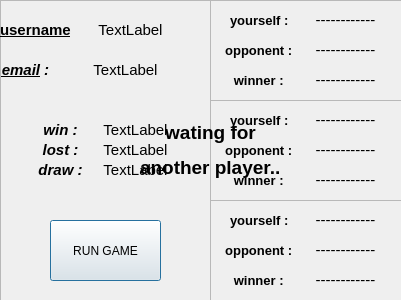
<?xml version="1.0" encoding="UTF-8"?>
<ui version="4.0">
 <class>UserPage</class>
 <widget class="QDialog" name="UserPage">
  <property name="enabled">
   <bool>true</bool>
  </property>
  <property name="geometry">
   <rect>
    <x>0</x>
    <y>0</y>
    <width>401</width>
    <height>300</height>
   </rect>
  </property>
  <property name="windowTitle">
   <string>Dialog</string>
  </property>
  <widget class="QWidget" name="widget_2" native="true">
   <property name="enabled">
    <bool>true</bool>
   </property>
   <property name="geometry">
    <rect>
     <x>0</x>
     <y>0</y>
     <width>401</width>
     <height>301</height>
    </rect>
   </property>
   <widget class="QTextEdit" name="background1">
    <property name="enabled">
     <bool>false</bool>
    </property>
    <property name="geometry">
     <rect>
      <x>210</x>
      <y>0</y>
      <width>201</width>
      <height>101</height>
     </rect>
    </property>
   </widget>
   <widget class="QLabel" name="label_5">
    <property name="geometry">
     <rect>
      <x>230</x>
      <y>10</y>
      <width>61</width>
      <height>21</height>
     </rect>
    </property>
    <property name="text">
     <string>&lt;html&gt;&lt;head/&gt;&lt;body&gt;&lt;p align=&quot;center&quot;&gt;&lt;span style=&quot; font-size:10pt; font-weight:700;&quot;&gt;yourself : &lt;/span&gt;&lt;/p&gt;&lt;/body&gt;&lt;/html&gt;</string>
    </property>
   </widget>
   <widget class="QTextEdit" name="background4">
    <property name="enabled">
     <bool>false</bool>
    </property>
    <property name="geometry">
     <rect>
      <x>0</x>
      <y>0</y>
      <width>211</width>
      <height>301</height>
     </rect>
    </property>
    <property name="html">
     <string>&lt;!DOCTYPE HTML PUBLIC &quot;-//W3C//DTD HTML 4.0//EN&quot; &quot;http://www.w3.org/TR/REC-html40/strict.dtd&quot;&gt;
&lt;html&gt;&lt;head&gt;&lt;meta name=&quot;qrichtext&quot; content=&quot;1&quot; /&gt;&lt;meta charset=&quot;utf-8&quot; /&gt;&lt;style type=&quot;text/css&quot;&gt;
p, li { white-space: pre-wrap; }
hr { height: 1px; border-width: 0; }
li.unchecked::marker { content: &quot;\2610&quot;; }
li.checked::marker { content: &quot;\2612&quot;; }
&lt;/style&gt;&lt;/head&gt;&lt;body style=&quot; font-family:'Segoe UI'; font-size:9pt; font-weight:400; font-style:normal;&quot;&gt;
&lt;p align=&quot;center&quot; style=&quot;-qt-paragraph-type:empty; margin-top:0px; margin-bottom:0px; margin-left:0px; margin-right:0px; -qt-block-indent:0; text-indent:0px;&quot;&gt;&lt;br /&gt;&lt;/p&gt;&lt;/body&gt;&lt;/html&gt;</string>
    </property>
   </widget>
   <widget class="QPushButton" name="runGameButton">
    <property name="geometry">
     <rect>
      <x>50</x>
      <y>220</y>
      <width>111</width>
      <height>61</height>
     </rect>
    </property>
    <property name="text">
     <string>RUN GAME</string>
    </property>
   </widget>
   <widget class="QLabel" name="emailLabel">
    <property name="geometry">
     <rect>
      <x>0</x>
      <y>60</y>
      <width>51</width>
      <height>21</height>
     </rect>
    </property>
    <property name="text">
     <string>&lt;html&gt;&lt;head/&gt;&lt;body&gt;&lt;p align=&quot;center&quot;&gt;&lt;span style=&quot; font-size:11pt; font-weight:700; font-style:italic; text-decoration: underline;&quot;&gt;email&lt;/span&gt;&lt;span style=&quot; font-size:11pt; font-weight:700; font-style:italic;&quot;&gt; :&lt;/span&gt;&lt;/p&gt;&lt;/body&gt;&lt;/html&gt;</string>
    </property>
   </widget>
   <widget class="QLabel" name="drawLabel">
    <property name="geometry">
     <rect>
      <x>30</x>
      <y>160</y>
      <width>61</width>
      <height>21</height>
     </rect>
    </property>
    <property name="text">
     <string>&lt;html&gt;&lt;head/&gt;&lt;body&gt;&lt;p align=&quot;center&quot;&gt;&lt;span style=&quot; font-size:11pt; font-weight:700; font-style:italic;&quot;&gt;draw :&lt;/span&gt;&lt;/p&gt;&lt;/body&gt;&lt;/html&gt;</string>
    </property>
   </widget>
   <widget class="QTextEdit" name="background3">
    <property name="enabled">
     <bool>false</bool>
    </property>
    <property name="geometry">
     <rect>
      <x>210</x>
      <y>200</y>
      <width>201</width>
      <height>101</height>
     </rect>
    </property>
   </widget>
   <widget class="QLabel" name="lost">
    <property name="geometry">
     <rect>
      <x>100</x>
      <y>140</y>
      <width>71</width>
      <height>21</height>
     </rect>
    </property>
    <property name="text">
     <string>&lt;html&gt;&lt;head/&gt;&lt;body&gt;&lt;p align=&quot;center&quot;&gt;&lt;span style=&quot; font-size:11pt;&quot;&gt;TextLabel&lt;/span&gt;&lt;/p&gt;&lt;/body&gt;&lt;/html&gt;</string>
    </property>
   </widget>
   <widget class="QLabel" name="label_4">
    <property name="geometry">
     <rect>
      <x>230</x>
      <y>70</y>
      <width>61</width>
      <height>21</height>
     </rect>
    </property>
    <property name="text">
     <string>&lt;html&gt;&lt;head/&gt;&lt;body&gt;&lt;p align=&quot;center&quot;&gt;&lt;span style=&quot; font-size:10pt; font-weight:700;&quot;&gt;winner : &lt;/span&gt;&lt;/p&gt;&lt;/body&gt;&lt;/html&gt;</string>
    </property>
   </widget>
   <widget class="QLabel" name="lostLabel">
    <property name="geometry">
     <rect>
      <x>30</x>
      <y>140</y>
      <width>61</width>
      <height>21</height>
     </rect>
    </property>
    <property name="text">
     <string>&lt;html&gt;&lt;head/&gt;&lt;body&gt;&lt;p align=&quot;center&quot;&gt;&lt;span style=&quot; font-size:11pt; font-weight:700; font-style:italic;&quot;&gt;lost :&lt;/span&gt;&lt;/p&gt;&lt;/body&gt;&lt;/html&gt;</string>
    </property>
   </widget>
   <widget class="QLabel" name="player1_1">
    <property name="geometry">
     <rect>
      <x>290</x>
      <y>10</y>
      <width>111</width>
      <height>21</height>
     </rect>
    </property>
    <property name="text">
     <string>&lt;html&gt;&lt;head/&gt;&lt;body&gt;&lt;p align=&quot;center&quot;&gt;&lt;span style=&quot; font-size:11pt;&quot;&gt;------------&lt;/span&gt;&lt;/p&gt;&lt;/body&gt;&lt;/html&gt;</string>
    </property>
   </widget>
   <widget class="QLabel" name="winner3">
    <property name="geometry">
     <rect>
      <x>290</x>
      <y>270</y>
      <width>111</width>
      <height>21</height>
     </rect>
    </property>
    <property name="text">
     <string>&lt;html&gt;&lt;head/&gt;&lt;body&gt;&lt;p align=&quot;center&quot;&gt;&lt;span style=&quot; font-size:11pt;&quot;&gt;------------&lt;/span&gt;&lt;/p&gt;&lt;/body&gt;&lt;/html&gt;</string>
    </property>
   </widget>
   <widget class="QLabel" name="winLabel">
    <property name="geometry">
     <rect>
      <x>30</x>
      <y>120</y>
      <width>61</width>
      <height>21</height>
     </rect>
    </property>
    <property name="text">
     <string>&lt;html&gt;&lt;head/&gt;&lt;body&gt;&lt;p align=&quot;center&quot;&gt;&lt;span style=&quot; font-size:11pt; font-weight:700; font-style:italic;&quot;&gt;win&lt;/span&gt;&lt;span style=&quot; font-size:11pt; font-weight:700; font-style:italic;&quot;&gt; :&lt;/span&gt;&lt;/p&gt;&lt;/body&gt;&lt;/html&gt;</string>
    </property>
   </widget>
   <widget class="QLabel" name="label_6">
    <property name="geometry">
     <rect>
      <x>220</x>
      <y>40</y>
      <width>81</width>
      <height>21</height>
     </rect>
    </property>
    <property name="text">
     <string>&lt;html&gt;&lt;head/&gt;&lt;body&gt;&lt;p align=&quot;center&quot;&gt;&lt;span style=&quot; font-size:10pt; font-weight:700;&quot;&gt;opponent : &lt;/span&gt;&lt;/p&gt;&lt;/body&gt;&lt;/html&gt;</string>
    </property>
   </widget>
   <widget class="QLabel" name="email">
    <property name="geometry">
     <rect>
      <x>50</x>
      <y>60</y>
      <width>151</width>
      <height>21</height>
     </rect>
    </property>
    <property name="text">
     <string>&lt;html&gt;&lt;head/&gt;&lt;body&gt;&lt;p align=&quot;center&quot;&gt;&lt;span style=&quot; font-size:11pt;&quot;&gt;TextLabel&lt;/span&gt;&lt;/p&gt;&lt;/body&gt;&lt;/html&gt;</string>
    </property>
   </widget>
   <widget class="QLabel" name="label_10">
    <property name="geometry">
     <rect>
      <x>230</x>
      <y>270</y>
      <width>61</width>
      <height>21</height>
     </rect>
    </property>
    <property name="text">
     <string>&lt;html&gt;&lt;head/&gt;&lt;body&gt;&lt;p align=&quot;center&quot;&gt;&lt;span style=&quot; font-size:10pt; font-weight:700;&quot;&gt;winner : &lt;/span&gt;&lt;/p&gt;&lt;/body&gt;&lt;/html&gt;</string>
    </property>
   </widget>
   <widget class="QLabel" name="label_2">
    <property name="geometry">
     <rect>
      <x>0</x>
      <y>20</y>
      <width>71</width>
      <height>21</height>
     </rect>
    </property>
    <property name="text">
     <string>&lt;html&gt;&lt;head/&gt;&lt;body&gt;&lt;p align=&quot;center&quot;&gt;&lt;span style=&quot; font-size:11pt; font-weight:700; text-decoration: underline;&quot;&gt;username&lt;/span&gt;&lt;span style=&quot; font-size:11pt; font-weight:700;&quot;&gt; :&lt;/span&gt;&lt;/p&gt;&lt;/body&gt;&lt;/html&gt;</string>
    </property>
   </widget>
   <widget class="QLabel" name="draw">
    <property name="geometry">
     <rect>
      <x>100</x>
      <y>160</y>
      <width>71</width>
      <height>21</height>
     </rect>
    </property>
    <property name="text">
     <string>&lt;html&gt;&lt;head/&gt;&lt;body&gt;&lt;p align=&quot;center&quot;&gt;&lt;span style=&quot; font-size:11pt;&quot;&gt;TextLabel&lt;/span&gt;&lt;/p&gt;&lt;/body&gt;&lt;/html&gt;</string>
    </property>
   </widget>
   <widget class="QLabel" name="player1_2">
    <property name="geometry">
     <rect>
      <x>290</x>
      <y>40</y>
      <width>111</width>
      <height>21</height>
     </rect>
    </property>
    <property name="text">
     <string>&lt;html&gt;&lt;head/&gt;&lt;body&gt;&lt;p align=&quot;center&quot;&gt;&lt;span style=&quot; font-size:11pt;&quot;&gt;------------&lt;/span&gt;&lt;/p&gt;&lt;/body&gt;&lt;/html&gt;</string>
    </property>
   </widget>
   <widget class="QLabel" name="win">
    <property name="geometry">
     <rect>
      <x>100</x>
      <y>120</y>
      <width>71</width>
      <height>21</height>
     </rect>
    </property>
    <property name="text">
     <string>&lt;html&gt;&lt;head/&gt;&lt;body&gt;&lt;p align=&quot;center&quot;&gt;&lt;span style=&quot; font-size:11pt;&quot;&gt;TextLabel&lt;/span&gt;&lt;/p&gt;&lt;/body&gt;&lt;/html&gt;</string>
    </property>
   </widget>
   <widget class="QTextEdit" name="background2">
    <property name="enabled">
     <bool>false</bool>
    </property>
    <property name="geometry">
     <rect>
      <x>210</x>
      <y>100</y>
      <width>201</width>
      <height>101</height>
     </rect>
    </property>
   </widget>
   <widget class="QLabel" name="player2_2">
    <property name="geometry">
     <rect>
      <x>290</x>
      <y>140</y>
      <width>111</width>
      <height>21</height>
     </rect>
    </property>
    <property name="text">
     <string>&lt;html&gt;&lt;head/&gt;&lt;body&gt;&lt;p align=&quot;center&quot;&gt;&lt;span style=&quot; font-size:11pt;&quot;&gt;------------&lt;/span&gt;&lt;/p&gt;&lt;/body&gt;&lt;/html&gt;</string>
    </property>
   </widget>
   <widget class="QWidget" name="widget" native="true">
    <property name="geometry">
     <rect>
      <x>130</x>
      <y>100</y>
      <width>161</width>
      <height>101</height>
     </rect>
    </property>
    <widget class="QLabel" name="label">
     <property name="enabled">
      <bool>true</bool>
     </property>
     <property name="geometry">
      <rect>
       <x>10</x>
       <y>20</y>
       <width>141</width>
       <height>61</height>
      </rect>
     </property>
     <property name="text">
      <string>&lt;html&gt;&lt;head/&gt;&lt;body&gt;&lt;p align=&quot;center&quot;&gt;&lt;span style=&quot; font-size:14pt; font-weight:700;&quot;&gt;wating for&lt;/span&gt;&lt;/p&gt;&lt;p align=&quot;center&quot;&gt;&lt;span style=&quot; font-size:14pt; font-weight:700;&quot;&gt; another player...&lt;/span&gt;&lt;/p&gt;&lt;/body&gt;&lt;/html&gt;</string>
     </property>
    </widget>
   </widget>
   <widget class="QLabel" name="username">
    <property name="geometry">
     <rect>
      <x>70</x>
      <y>20</y>
      <width>121</width>
      <height>21</height>
     </rect>
    </property>
    <property name="text">
     <string>&lt;html&gt;&lt;head/&gt;&lt;body&gt;&lt;p align=&quot;center&quot;&gt;&lt;span style=&quot; font-size:11pt;&quot;&gt;TextLabel&lt;/span&gt;&lt;/p&gt;&lt;/body&gt;&lt;/html&gt;</string>
    </property>
   </widget>
   <widget class="QLabel" name="winner1">
    <property name="geometry">
     <rect>
      <x>290</x>
      <y>70</y>
      <width>111</width>
      <height>21</height>
     </rect>
    </property>
    <property name="text">
     <string>&lt;html&gt;&lt;head/&gt;&lt;body&gt;&lt;p align=&quot;center&quot;&gt;&lt;span style=&quot; font-size:11pt;&quot;&gt;------------&lt;/span&gt;&lt;/p&gt;&lt;/body&gt;&lt;/html&gt;</string>
    </property>
   </widget>
   <widget class="QLabel" name="label_9">
    <property name="geometry">
     <rect>
      <x>230</x>
      <y>170</y>
      <width>61</width>
      <height>21</height>
     </rect>
    </property>
    <property name="text">
     <string>&lt;html&gt;&lt;head/&gt;&lt;body&gt;&lt;p align=&quot;center&quot;&gt;&lt;span style=&quot; font-size:10pt; font-weight:700;&quot;&gt;winner : &lt;/span&gt;&lt;/p&gt;&lt;/body&gt;&lt;/html&gt;</string>
    </property>
   </widget>
   <widget class="QLabel" name="winner2">
    <property name="geometry">
     <rect>
      <x>290</x>
      <y>170</y>
      <width>111</width>
      <height>21</height>
     </rect>
    </property>
    <property name="text">
     <string>&lt;html&gt;&lt;head/&gt;&lt;body&gt;&lt;p align=&quot;center&quot;&gt;&lt;span style=&quot; font-size:11pt;&quot;&gt;------------&lt;/span&gt;&lt;/p&gt;&lt;/body&gt;&lt;/html&gt;</string>
    </property>
   </widget>
   <widget class="QLabel" name="player2_1">
    <property name="geometry">
     <rect>
      <x>290</x>
      <y>110</y>
      <width>111</width>
      <height>21</height>
     </rect>
    </property>
    <property name="text">
     <string>&lt;html&gt;&lt;head/&gt;&lt;body&gt;&lt;p align=&quot;center&quot;&gt;&lt;span style=&quot; font-size:11pt;&quot;&gt;------------&lt;/span&gt;&lt;/p&gt;&lt;/body&gt;&lt;/html&gt;</string>
    </property>
   </widget>
   <widget class="QLabel" name="player3_1">
    <property name="geometry">
     <rect>
      <x>290</x>
      <y>210</y>
      <width>111</width>
      <height>21</height>
     </rect>
    </property>
    <property name="text">
     <string>&lt;html&gt;&lt;head/&gt;&lt;body&gt;&lt;p align=&quot;center&quot;&gt;&lt;span style=&quot; font-size:11pt;&quot;&gt;------------&lt;/span&gt;&lt;/p&gt;&lt;/body&gt;&lt;/html&gt;</string>
    </property>
   </widget>
   <widget class="QLabel" name="player3_2">
    <property name="geometry">
     <rect>
      <x>290</x>
      <y>240</y>
      <width>111</width>
      <height>21</height>
     </rect>
    </property>
    <property name="text">
     <string>&lt;html&gt;&lt;head/&gt;&lt;body&gt;&lt;p align=&quot;center&quot;&gt;&lt;span style=&quot; font-size:11pt;&quot;&gt;------------&lt;/span&gt;&lt;/p&gt;&lt;/body&gt;&lt;/html&gt;</string>
    </property>
   </widget>
   <widget class="QLabel" name="label_7">
    <property name="geometry">
     <rect>
      <x>220</x>
      <y>140</y>
      <width>81</width>
      <height>21</height>
     </rect>
    </property>
    <property name="text">
     <string>&lt;html&gt;&lt;head/&gt;&lt;body&gt;&lt;p align=&quot;center&quot;&gt;&lt;span style=&quot; font-size:10pt; font-weight:700;&quot;&gt;opponent : &lt;/span&gt;&lt;/p&gt;&lt;/body&gt;&lt;/html&gt;</string>
    </property>
   </widget>
   <widget class="QLabel" name="label_8">
    <property name="geometry">
     <rect>
      <x>230</x>
      <y>110</y>
      <width>61</width>
      <height>21</height>
     </rect>
    </property>
    <property name="text">
     <string>&lt;html&gt;&lt;head/&gt;&lt;body&gt;&lt;p align=&quot;center&quot;&gt;&lt;span style=&quot; font-size:10pt; font-weight:700;&quot;&gt;yourself : &lt;/span&gt;&lt;/p&gt;&lt;/body&gt;&lt;/html&gt;</string>
    </property>
   </widget>
   <widget class="QLabel" name="label_11">
    <property name="geometry">
     <rect>
      <x>220</x>
      <y>240</y>
      <width>81</width>
      <height>21</height>
     </rect>
    </property>
    <property name="text">
     <string>&lt;html&gt;&lt;head/&gt;&lt;body&gt;&lt;p align=&quot;center&quot;&gt;&lt;span style=&quot; font-size:10pt; font-weight:700;&quot;&gt;opponent : &lt;/span&gt;&lt;/p&gt;&lt;/body&gt;&lt;/html&gt;</string>
    </property>
   </widget>
   <widget class="QLabel" name="label_12">
    <property name="geometry">
     <rect>
      <x>230</x>
      <y>210</y>
      <width>61</width>
      <height>21</height>
     </rect>
    </property>
    <property name="text">
     <string>&lt;html&gt;&lt;head/&gt;&lt;body&gt;&lt;p align=&quot;center&quot;&gt;&lt;span style=&quot; font-size:10pt; font-weight:700;&quot;&gt;yourself : &lt;/span&gt;&lt;/p&gt;&lt;/body&gt;&lt;/html&gt;</string>
    </property>
   </widget>
  </widget>
 </widget>
 <resources/>
 <connections/>
</ui>
